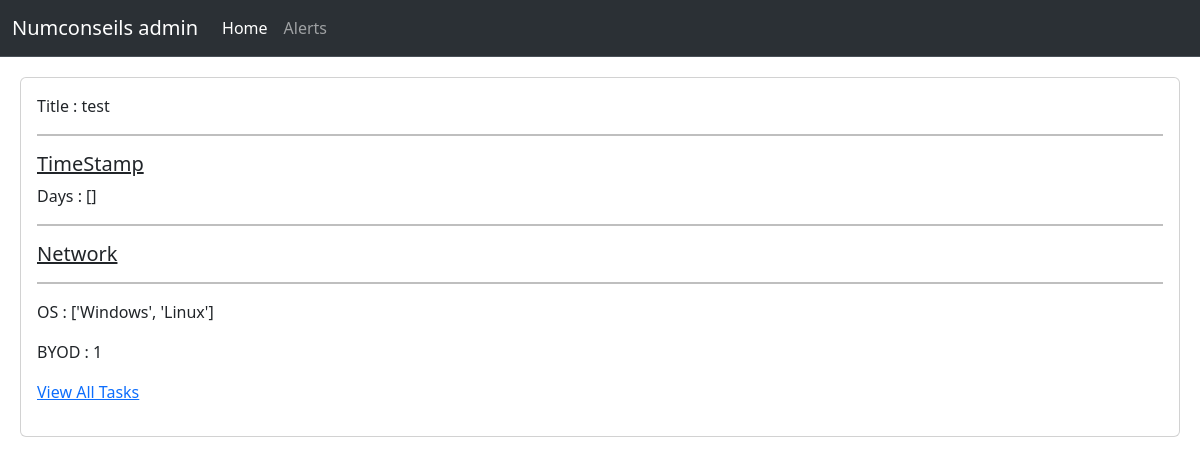
/1/, run on the app's committed database.
### filter/models.py (models this page shows, shortened)
class Filter(models.Model):
    name = models.CharField( max_length=65, unique=True)
    days = models.CharField(verbose_name="Days status", max_length=100,blank=True)
    start_time = models.TimeField(verbose_name="Start time",null=True, blank=True)
    end_time = models.TimeField(verbose_name="End time",null=True, blank=True)
    start_date = models.DateField(verbose_name="Start date",null=True, blank=True)
    end_date = models.DateField(verbose_name="End date",null=True, blank=True)
    os = models.CharField(max_length=50, blank=True)
    network = models.CharField(verbose_name='IP address', max_length=20, blank=True)
    subnet = models.CharField(verbose_name='Subnet',max_length=20, blank=True)
    router = models.CharField(verbose_name='Router', max_length=20, blank=True)
    DHCP = models.CharField(verbose_name="DHCP", max_length=20, blank=True)
    DNS = models.CharField(verbose_name="DNS", max_length=50, blank=True)
    BYOD = models.IntegerField(verbose_name="BYOD",null=True, blank=True)

### filter/views.py (the view)
# urls.py: re_path(r'^(?P<pk>\d+)/$', filter_detail, name='filter_detail'),
def filter_detail(request, pk):
    task = get_object_or_404(Filter, pk=pk)
    return render(request, "filter/filter_detail.html", { "task": task}) #, "task_extra": task_extra })

### filter/templates/filter/filter_detail.html (shortened to what this page needs)
{% extends "filter/index.html" %}
{% block content %}
<div class="card">
    <div class="card-body">
        <p> Title : {{ task.name }} </p>
        <hr style="border: 1px solid black;">
            <h5><U> TimeStamp </U></h5>
        {% if task.days %}
            <p> Days : {{ task.days }} </p>
        {% endif %}
        <hr style="border: 1px solid black;">
        <h5><U> Network </U></h5>
        <hr style="border: 1px solid black;">
        {% if task.os %}
            <p> OS : {{task.os}} </p>
        {% endif %}
        {% if task.os %}
            <p> BYOD : {{task.BYOD}} </p>
        {% endif %}
        <p> <a href="{% url 'filter_list' %}">View All Tasks</a>
        </p>
    </div>
</div>
{% endblock %}

### filter/templates/filter/index.html (style rules this page uses)
.card { margin: 20px; float: none; margin-bottom: 10px; }

### data on the page
Filter: name "test", days "[]", os "['Windows', 'Linux']", BYOD "1"
